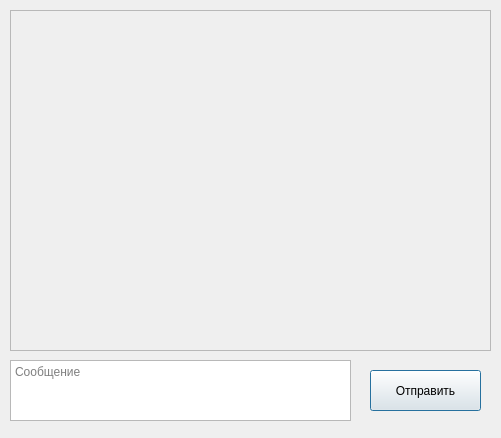
<?xml version="1.0" encoding="UTF-8"?>
<ui version="4.0">
 <class>ChatWindow</class>
 <widget class="QDialog" name="ChatWindow">
  <property name="geometry">
   <rect>
    <x>0</x>
    <y>0</y>
    <width>501</width>
    <height>438</height>
   </rect>
  </property>
  <property name="windowTitle">
   <string>Чат</string>
  </property>
  <widget class="QScrollArea" name="messages">
   <property name="geometry">
    <rect>
     <x>10</x>
     <y>10</y>
     <width>481</width>
     <height>341</height>
    </rect>
   </property>
   <property name="widgetResizable">
    <bool>true</bool>
   </property>
   <widget class="QWidget" name="scrollAreaWidgetContents">
    <property name="geometry">
     <rect>
      <x>0</x>
      <y>0</y>
      <width>479</width>
      <height>339</height>
     </rect>
    </property>
   </widget>
  </widget>
  <widget class="QPushButton" name="sendButton">
   <property name="geometry">
    <rect>
     <x>370</x>
     <y>370</y>
     <width>111</width>
     <height>41</height>
    </rect>
   </property>
   <property name="text">
    <string>Отправить</string>
   </property>
  </widget>
  <widget class="QTextEdit" name="msgEdit">
   <property name="geometry">
    <rect>
     <x>10</x>
     <y>360</y>
     <width>341</width>
     <height>61</height>
    </rect>
   </property>
   <property name="placeholderText">
    <string>Сообщение</string>
   </property>
  </widget>
 </widget>
 <resources/>
 <connections/>
</ui>
